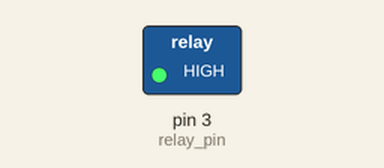
This sketch was run on a simulated Arduino Uno, built with avr-gcc and run on an emulated ATmega328P. Parts: switched loads named in the sketch (green lamp = pin HIGH). Dashed ring = blinking.

Above: at 0.5 s.
Timing chart, 0 to 4.6 s (numbered marks = the images above):
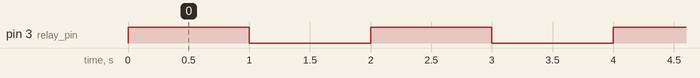

The sketch:

relay_test.ino
```cpp
int relay_pin = 3; //relay 1

void setup() {
  pinMode(relay_pin,OUTPUT);

  // put your setup code here, to run once:
}

void loop() {
  digitalWrite(relay_pin, HIGH);
  delay(1000);
  digitalWrite(relay_pin, LOW);
  delay(1000);

  // put your main code here, to run repeatedly:

\
}
```

Measured:
- by itself, pin 3 (relay_pin): alternates HIGH for 1.0 s and LOW for 1.0 s
